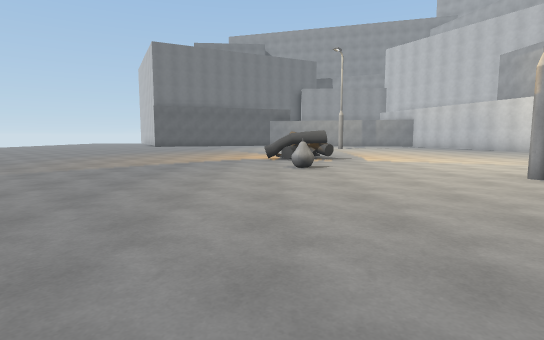
[1] (above)

22 first-person views from a walk through a 3-D level made in the Unity game engine. The camera is 1.3 m above the floor, tilts 6° down and sees 80° across. The floor is counted in squares, 2 m on a side. Each view is taken from the middle of a square. On the plan, view 1 faces up. The plan holds only what a view shows up to about 10 squares ahead; the rest is blank. The place goes on beyond the plan.

[2]
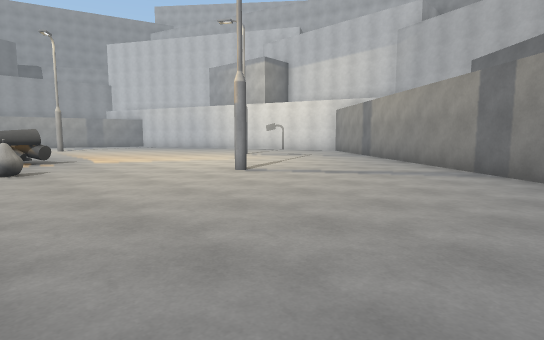

[3]
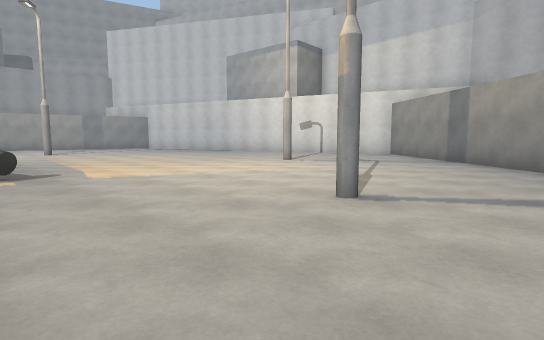

[4]
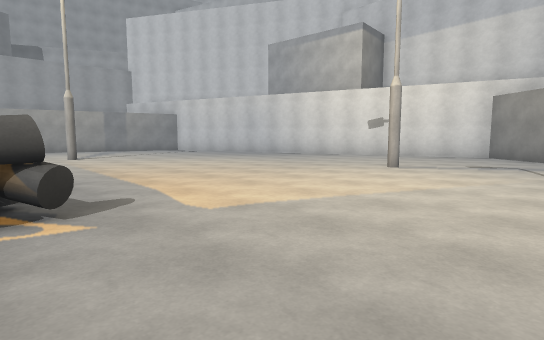

[5]
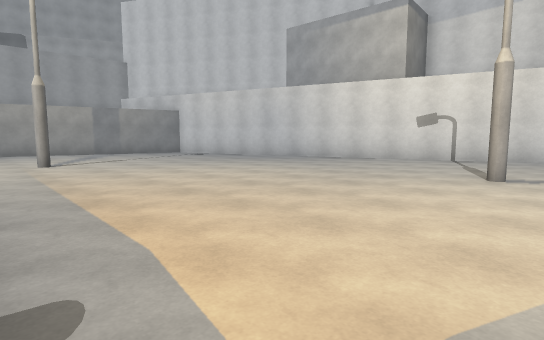

[6]
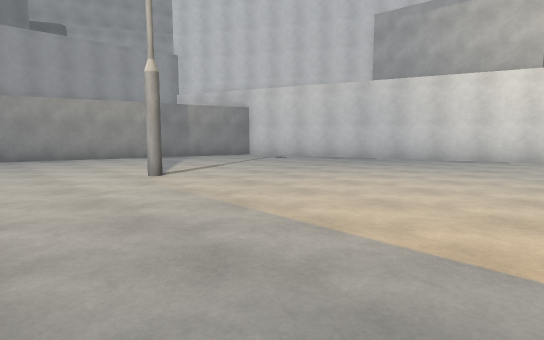

[7]
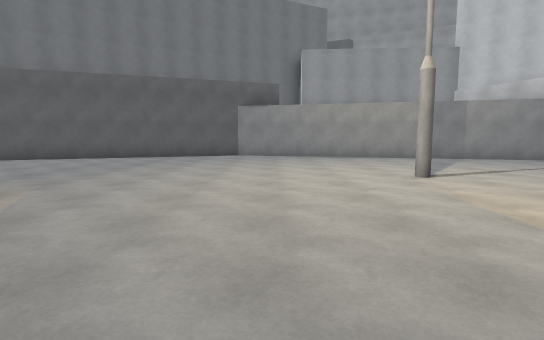

[8]
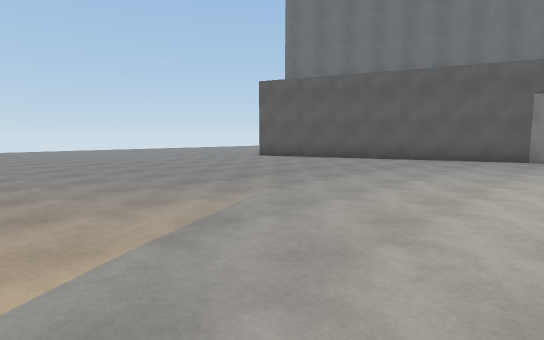

[9]
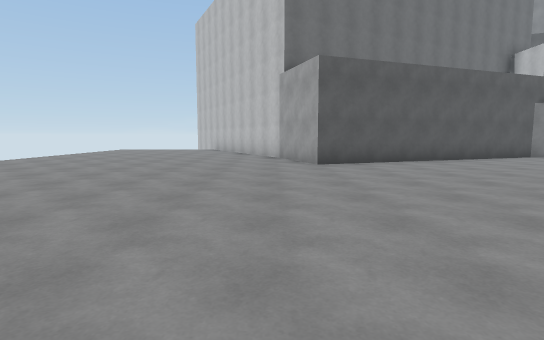

[10]
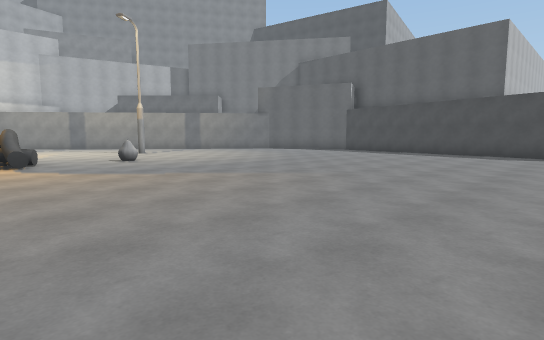

[11]
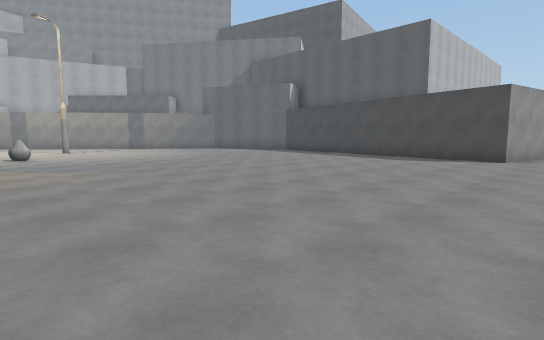

[12]
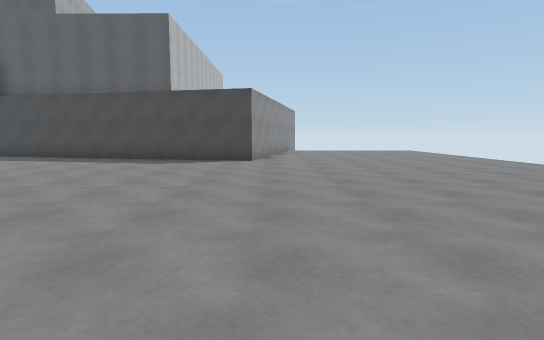

[13]
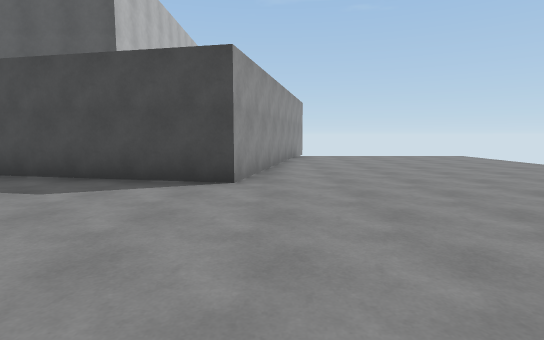

[14]
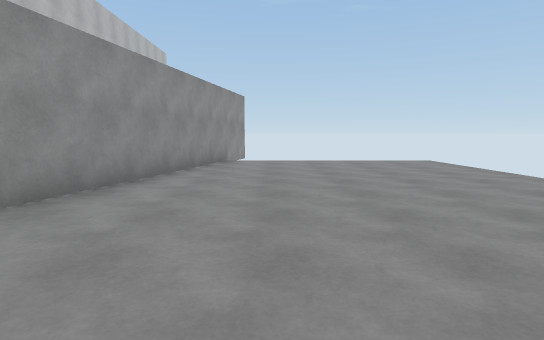

[15]
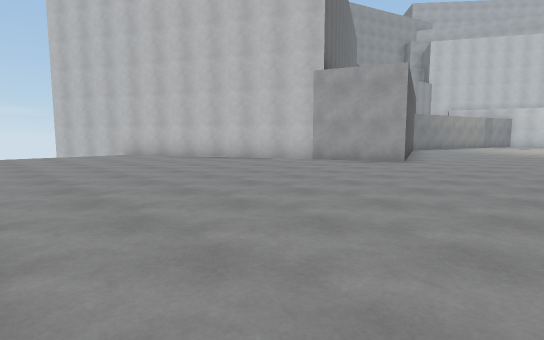

[16]
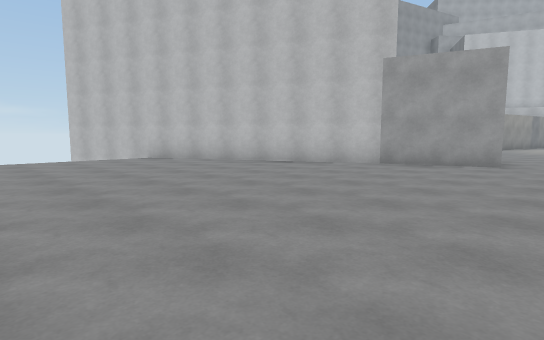

[17]
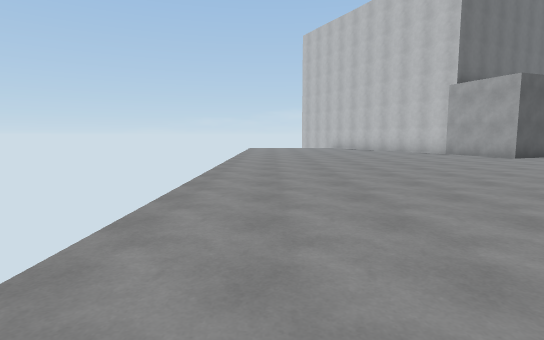

[18]
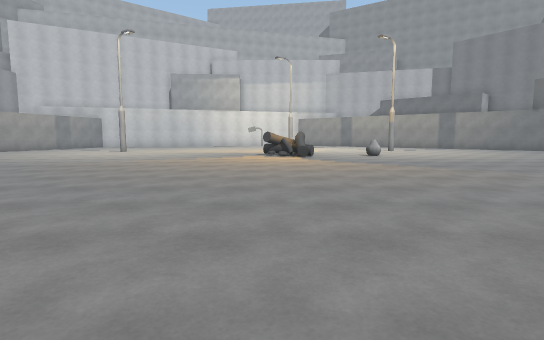

[19]
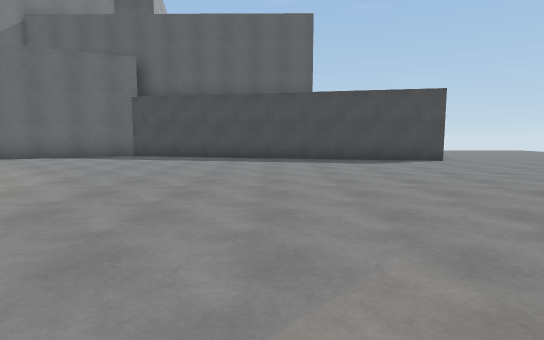

[20]
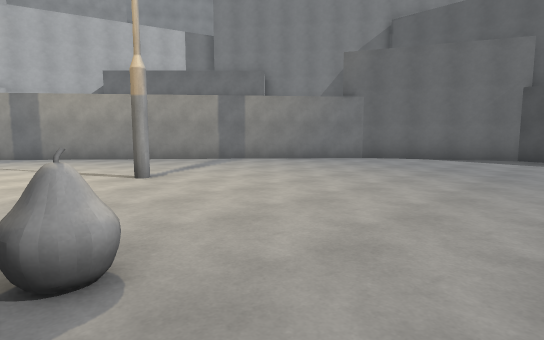

[21]
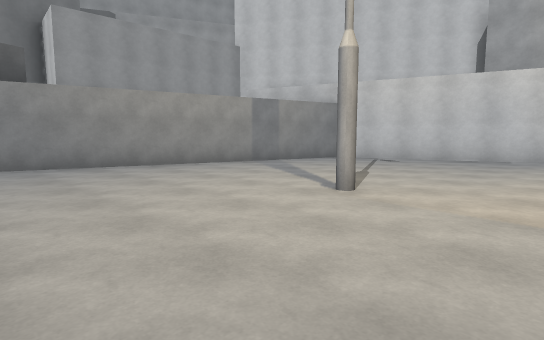

[22]
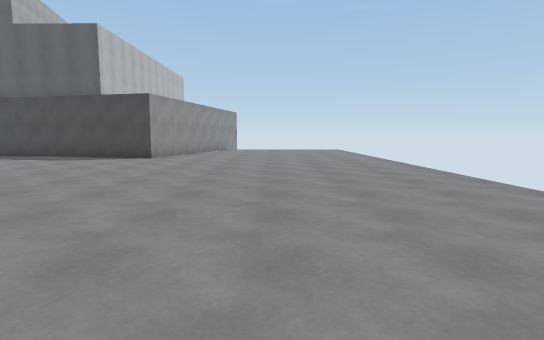

### Floor plan
Points are (right, up) in squares from view 1. A wall is a line through its corners. A room is listed if a view was taken in it or the views show most of it. See-through windows are left out.
Room 1 (views 1, 2, 3, 4, 5, 6, 7, 8, 9, 10, 11, 12, 13, 14, 15, 16, 17, 18, 19, 20, 21, 22)
walls: (8.5, 19.6) (-0.1, 21.9) (-7, 19.4) (-7.8, 21.6) (-11.3, 28.5); (-10, -8.6) (-8.5, -1.5) (0.4, -3.4) (3.9, -1.7) (12.2, 8.2) (8.7, 19.1)
objects: other object (0, 9) to (1, 10); other object (1, 7)

Positions as (right, up) in squares from view 1, and headings:
1: (0, 0), facing up
2: (0, 0), facing up-right
3: (1, 3), facing up-right
4: (1, 6), facing up-right
5: (2, 8), facing up-right
6: (1, 11), facing up-right
7: (1, 11), facing up
8: (1, 12), facing up-left
9: (-8, 12), facing up
10: (-8, 10), facing down-right
11: (-10, 8), facing down-right
12: (-9, 7), facing down
13: (-9, 3), facing down
14: (-11, 1), facing down
15: (-15, 16), facing up-right
16: (-15, 18), facing up-right
17: (-14, 10), facing up
18: (-10, 10), facing right
19: (-4, 7), facing down
20: (-1, 7), facing down-right
21: (0, 14), facing up-right
22: (-12, 8), facing down
